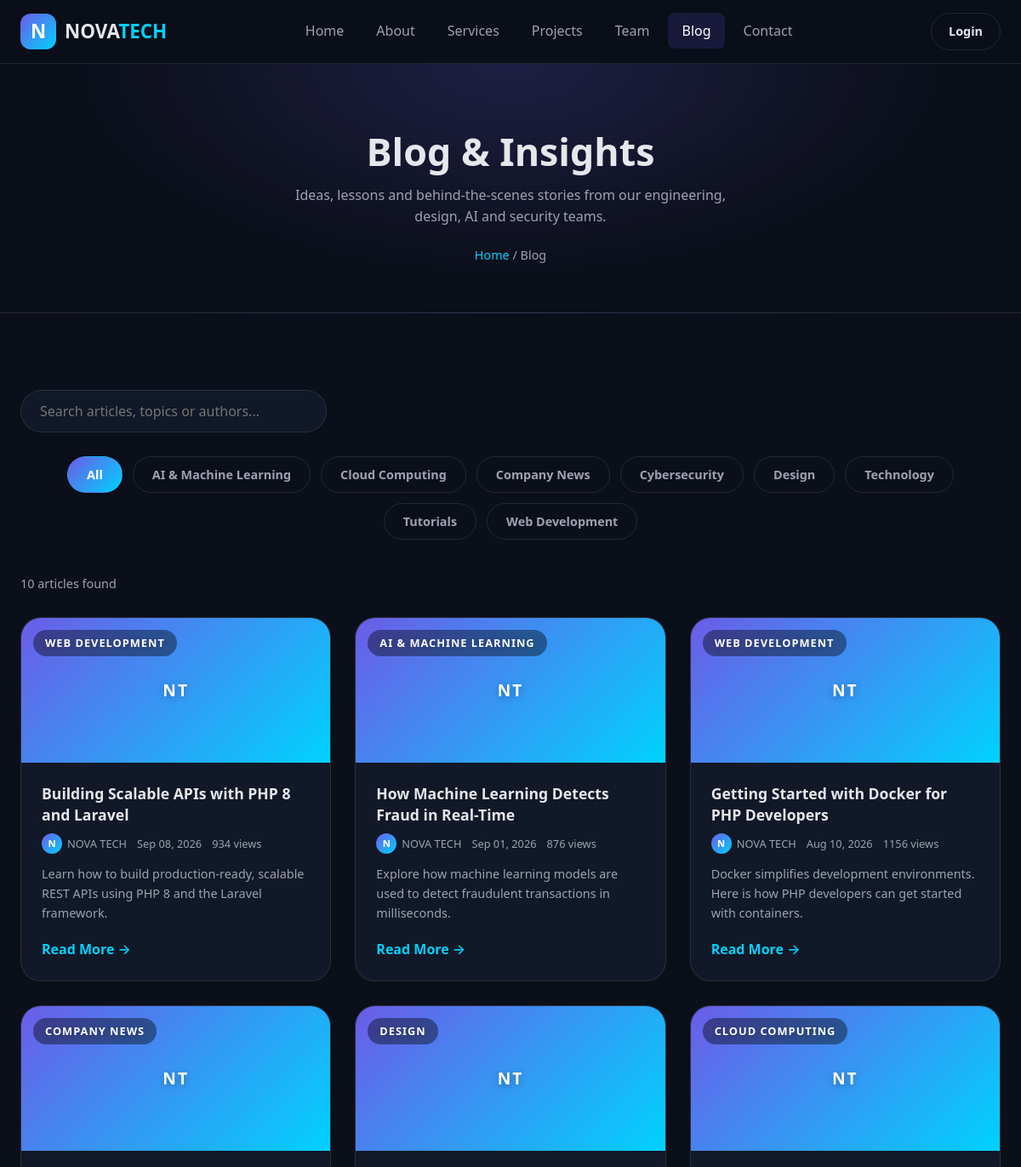
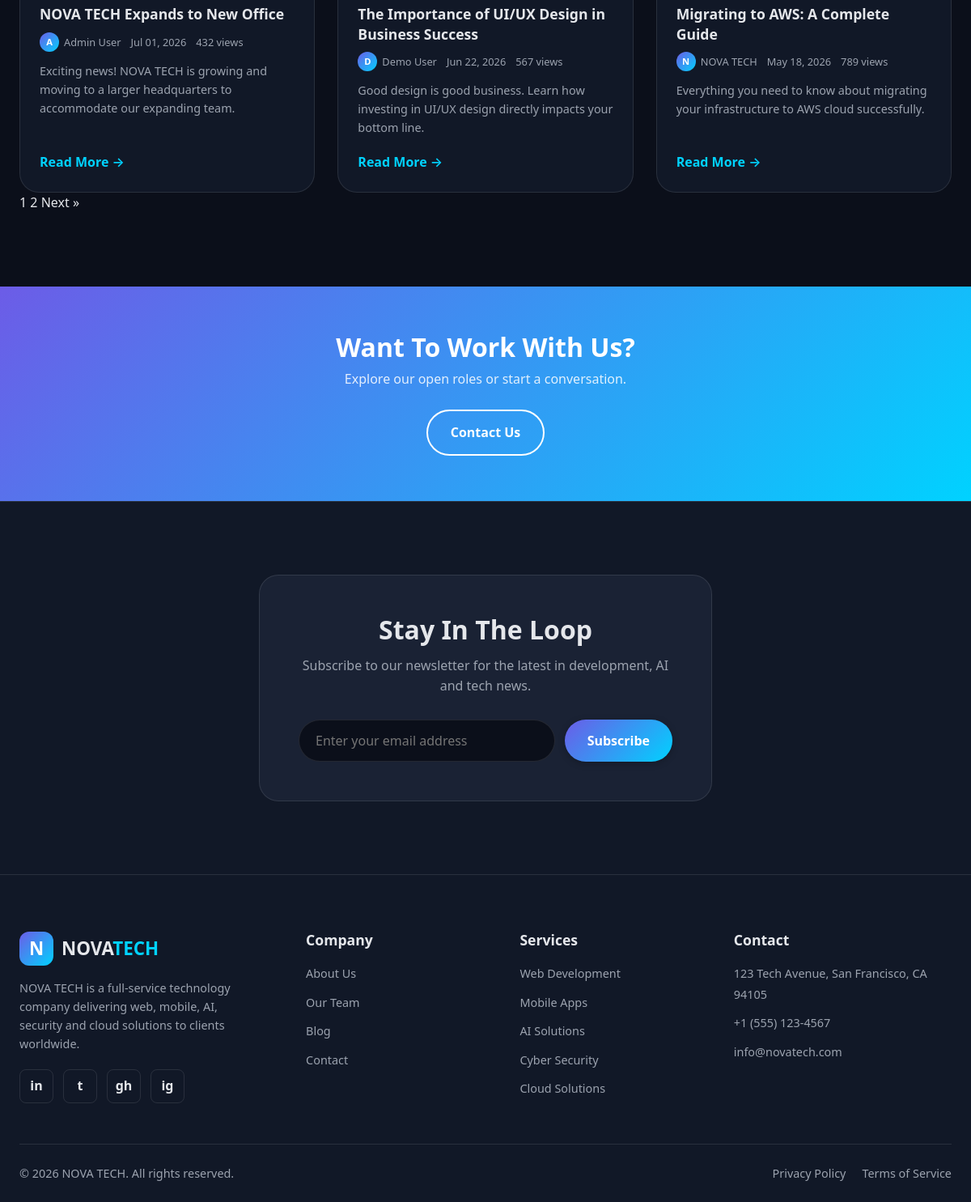
Screenshot of /blog.php with the database file from the repository (2 pictures, top to bottom).
### tables this page shows
CREATE TABLE IF NOT EXISTS categories (
    id INT AUTO_INCREMENT PRIMARY KEY,
    name VARCHAR(100) NOT NULL UNIQUE,
    slug VARCHAR(120) NOT NULL UNIQUE,
    description TEXT,
    created_at TIMESTAMP DEFAULT CURRENT_TIMESTAMP,
    INDEX idx_slug (slug)
);

CREATE TABLE IF NOT EXISTS blog_posts (
    id INT AUTO_INCREMENT PRIMARY KEY,
    title VARCHAR(300) NOT NULL,
    slug VARCHAR(350) NOT NULL UNIQUE,
    excerpt TEXT,
    content LONGTEXT NOT NULL,
    image VARCHAR(500) DEFAULT NULL,
    category_id INT DEFAULT NULL,
    author_id INT DEFAULT NULL,
    is_published TINYINT(1) DEFAULT 1,
    views INT DEFAULT 0,
    created_at TIMESTAMP DEFAULT CURRENT_TIMESTAMP,
    updated_at TIMESTAMP DEFAULT CURRENT_TIMESTAMP ON UPDATE CURRENT_TIMESTAMP,
    FOREIGN KEY (category_id) REFERENCES categories(id) ON DELETE SET NULL,
    FOREIGN KEY (author_id) REFERENCES users(id) ON DELETE SET NULL,
    INDEX idx_slug (slug),
    INDEX idx_published (is_published),
    INDEX idx_category (category_id)
);

CREATE TABLE IF NOT EXISTS users (
    id INT AUTO_INCREMENT PRIMARY KEY,
    full_name VARCHAR(100) NOT NULL,
    email VARCHAR(255) NOT NULL UNIQUE,
    password VARCHAR(255) NOT NULL,
    role ENUM('admin', 'user') DEFAULT 'user',
    avatar VARCHAR(500) DEFAULT NULL,
    is_active TINYINT(1) DEFAULT 1,
    created_at TIMESTAMP DEFAULT CURRENT_TIMESTAMP,
    updated_at TIMESTAMP DEFAULT CURRENT_TIMESTAMP ON UPDATE CURRENT_TIMESTAMP,
    INDEX idx_email (email),
    INDEX idx_role (role)
);

CREATE TABLE IF NOT EXISTS settings (
    id INT AUTO_INCREMENT PRIMARY KEY,
    setting_key VARCHAR(100) NOT NULL UNIQUE,
    setting_value TEXT,
    created_at TIMESTAMP DEFAULT CURRENT_TIMESTAMP,
    updated_at TIMESTAMP DEFAULT CURRENT_TIMESTAMP ON UPDATE CURRENT_TIMESTAMP,
    INDEX idx_key (setting_key)
);

### includes/functions.php (called while the page is built, shortened)
<?php
function sanitize($input) {
    return htmlspecialchars(trim($input), ENT_QUOTES, 'UTF-8');
}
function is_logged_in() {
    return isset($_SESSION['user_id']) && !empty($_SESSION['user_id']);
}
function base_url($path = '') {
    $base = SITE_URL;
    if (!empty($path)) {
        $base .= '/' . ltrim($path, '/');
    }
    return $base;
}
function fetch_one($pdo, $sql, $params = []) {
    $stmt = $pdo->prepare($sql);
    $stmt->execute($params);
    return $stmt->fetch();
}
function fetch_all($pdo, $sql, $params = []) {
    $stmt = $pdo->prepare($sql);
    $stmt->execute($params);
    return $stmt->fetchAll();
}
function count_rows($pdo, $sql, $params = []) {
    $stmt = $pdo->prepare($sql);
    $stmt->execute($params);
    $result = $stmt->fetch();
    return $result['total'] ?? 0;
}
function get_setting($pdo, $key, $default = '') {
    $result = fetch_one($pdo, "SELECT setting_value FROM settings WHERE setting_key = ?", [$key]);
    return $result ? $result['setting_value'] : $default;
}
function truncate($text, $length = 150) {
    if (strlen($text) <= $length) return $text;
    return substr($text, 0, $length) . '...';
}
function format_date($date, $format = 'M d, Y') {
    return date($format, strtotime($date));
}

### blog.php (the view, shortened to what this page needs)
<?php
require_once __DIR__ . '/config/database.php';
require_once __DIR__ . '/includes/functions.php';
$search = trim($_GET['q'] ?? '');
$cat_filter = trim($_GET['category'] ?? '');
$page = max(1, (int)($_GET['page'] ?? 1));
$per_page = 6;
$where = [];
$params = [];
$where[] = "bp.is_published = 1";
$where_sql = 'WHERE ' . implode(' AND ', $where);
$total = count_rows($pdo, "
    SELECT COUNT(*) as total
    FROM blog_posts bp
    LEFT JOIN categories c ON bp.category_id = c.id
    $where_sql
", $params);
$total_pages = max(1, (int)ceil($total / $per_page));
$page = min($page, $total_pages);
$offset = ($page - 1) * $per_page;
$posts = fetch_all($pdo, "
    SELECT bp.*, c.name as category_name, c.slug as category_slug, u.full_name as author_name
    FROM blog_posts bp
    LEFT JOIN categories c ON bp.category_id = c.id
    LEFT JOIN users u ON bp.author_id = u.id
    $where_sql
    ORDER BY bp.created_at DESC
    LIMIT $per_page OFFSET $offset
", $params);
$categories = fetch_all($pdo, "
    SELECT c.*, COUNT(bp.id) as post_count
    FROM categories c
    LEFT JOIN blog_posts bp ON bp.category_id = c.id AND bp.is_published = 1
    GROUP BY c.id
    ORDER BY c.name ASC
");
include __DIR__ . '/includes/header.php';
?>
<section class="page-hero">
    <div class="container">
        <h1 class="page-hero__title">Blog &amp; Insights</h1>
        <p class="page-hero__desc">
            Ideas, lessons and behind-the-scenes stories from our engineering,
            design, AI and security teams.
        </p>
        <div class="breadcrumb">
            <a href="<?= base_url('index.php') ?>">Home</a> / <span>Blog</span>
        </div>
    </div>
</section>
<section class="blog-page section-pad">
    <div class="container">
        <form class="toolbar" method="GET" action="<?= base_url('blog.php') ?>">
            <input type="text" name="q" class="toolbar-search" placeholder="Search articles, topics or authors..." aria-label="Search articles" value="<?= sanitize($search) ?>">
        </form>
        <div class="filter-bar">
            <a class="filter-btn <?= $cat_filter === '' ? 'active' : '' ?>" href="<?= base_url('blog.php' . (!empty($search) ? '?q=' . urlencode($search) : '')) ?>">All</a>
            <?php foreach ($categories as $cat): ?>
                <a class="filter-btn <?= $cat_filter === $cat['slug'] ? 'active' : '' ?>"
                   href="<?= base_url('blog.php?category=' . urlencode($cat['slug']) . (!empty($search) ? '&q=' . urlencode($search) : '')) ?>">
                    <?= sanitize($cat['name']) ?>
                </a>
            <?php endforeach; ?>
        </div>
        <p class="services-count"><?= (int)$total ?> article<?= $total === 1 ? '' : 's' ?> found</p>
        <div class="blog__grid">
            <?php if (empty($posts)): ?>
                <p class="services-empty show">No articles match your search. Try a different keyword or category.</p>
            <?php else: ?>
                <?php foreach ($posts as $post): ?>
                    <article class="blog-card card-enter">
                        <a href="<?= base_url('post.php?slug=' . urlencode($post['slug'])) ?>" class="blog-card__image" <?= $post['image'] ? 'style="background-image:url(\'' . base_url('uploads/blog/' . $post['image']) . '\');background-size:cover;background-position:center;font-size:0;"' : '' ?>>
                            <?= !$post['image'] ? 'NT' : '' ?>
                            <span class="blog-card__category"><?= sanitize($post['category_name'] ?? 'General') ?></span>
                        </a>
                        <div class="blog-card__body">
                            <h3 class="blog-card__title">
                                <a href="<?= base_url('post.php?slug=' . urlencode($post['slug'])) ?>"><?= sanitize($post['title']) ?></a>
                            </h3>
                            <div class="blog-card__meta">
                                <span class="blog-card__author">
                                    <span class="blog-card__avatar"><?= sanitize(strtoupper(substr($post['author_name'] ?? 'N', 0, 1))) ?></span>
                                    <?= sanitize($post['author_name'] ?? 'NOVA TECH') ?>
                                </span>
                                <span><?= format_date($post['created_at']) ?></span>
                                <span><?= (int)$post['views'] ?> views</span>
                            </div>
                            <p class="blog-card__desc"><?= sanitize(truncate($post['excerpt'] ?: strip_tags($post['content']), 120)) ?></p>
                            <a class="blog-card__btn" href="<?= base_url('post.php?slug=' . urlencode($post['slug'])) ?>">Read More &rarr;</a>
                        </div>
                    </article>
                <?php endforeach; ?>
            <?php endif; ?>
        </div>
        <?php if ($total_pages > 1): ?>
            <nav class="pagination" aria-label="Blog pagination">
                <?php for ($i = 1; $i <= $total_pages; $i++): ?>
                    <?php if ($i === $page): ?>
                        <span class="pagination__current"><?= $i ?></span>
                    <?php else: ?>
                        <a href="<?= base_url('blog.php?' . http_build_query(array_merge(array_filter(['q' => $search, 'category' => $cat_filter]), ['page' => $i]))) ?>"><?= $i ?></a>
                    <?php endif; ?>
                <?php endfor; ?>
                <?php if ($page < $total_pages): ?>
                    <a href="<?= base_url('blog.php?' . http_build_query(array_merge(array_filter(['q' => $search, 'category' => $cat_filter]), ['page' => $page + 1]))) ?>">Next &raquo;</a>
                <?php endif; ?>
            </nav>
        <?php endif; ?>
    </div>
</section>
<section class="cta-strip">
    <div class="container">
        <h2>Want To Work With Us?</h2>
        <p>Explore our open roles or start a conversation.</p>
        <a href="<?= base_url('contact.php') ?>" class="btn btn--outline">Contact Us</a>
    </div>
</section>
<?php include __DIR__ . '/includes/footer.php'; ?>

### includes/header.php (shortened to what this page needs)
<?php
$current = basename($_SERVER['PHP_SELF']);
function nav_active($page, $current) {
    return $page === $current ? 'active' : '';
}
?>
<!DOCTYPE html>
<html lang="en">
<head>
    <link rel="stylesheet" href="<?= base_url('css/style.css') ?>">
    <link rel="stylesheet" href="<?= base_url('css/animations.css') ?>">
    <link rel="stylesheet" href="<?= base_url('css/responsive.css') ?>">
    <link rel="stylesheet" href="https://cdnjs.cloudflare.com/ajax/libs/font-awesome/6.5.1/css/all.min.css">
</head>
<body>
<header class="navbar" id="navbar">
    <div class="container navbar__inner">
        <a href="<?= base_url('index.php') ?>" class="navbar__logo" aria-label="NOVA TECH home">
            <span class="navbar__logo-icon" aria-hidden="true">N</span>
            <span class="navbar__logo-text">NOVA<span>TECH</span></span>
        </a>
        <nav class="navbar__menu" id="navbar-menu" aria-label="Main navigation">
            <ul class="navbar__list">
                <li><a href="<?= base_url('index.php') ?>" class="navbar__link <?= nav_active('index.php', $current) ?>">Home</a></li>
                <li><a href="<?= base_url('about.php') ?>" class="navbar__link <?= nav_active('about.php', $current) ?>">About</a></li>
                <li><a href="<?= base_url('services.php') ?>" class="navbar__link <?= nav_active('services.php', $current) ?>">Services</a></li>
                <li><a href="<?= base_url('projects.php') ?>" class="navbar__link <?= nav_active('projects.php', $current) ?>">Projects</a></li>
                <li><a href="<?= base_url('team.php') ?>" class="navbar__link <?= nav_active('team.php', $current) ?>">Team</a></li>
                <li><a href="<?= base_url('blog.php') ?>" class="navbar__link <?= nav_active('blog.php', $current) ?>">Blog</a></li>
                <li><a href="<?= base_url('contact.php') ?>" class="navbar__link <?= nav_active('contact.php', $current) ?>">Contact</a></li>
            </ul>
        </nav>
        <div class="navbar__actions">
            <?php if (is_logged_in()): ?>
                <?php if (is_admin()): ?>
                    <a href="<?= base_url('admin/index.php') ?>" class="btn btn--primary btn--sm">
                        <i class="fas fa-tachometer-alt"></i> Dashboard
                    </a>
                <?php endif; ?>
                <a href="<?= base_url('logout.php') ?>" class="btn btn--ghost btn--sm">Logout</a>
            <?php else: ?>
                <a href="<?= base_url('login.php') ?>" class="btn btn--ghost btn--sm">Login</a>
            <?php endif; ?>
        </div>
    </div>
</header>

### includes/footer.php (shortened to what this page needs)
<section class="newsletter section-pad" id="newsletter">
    <div class="container">
        <div class="newsletter__box">
            <h2 class="newsletter__title">Stay In The Loop</h2>
            <p class="newsletter__desc">
                Subscribe to our newsletter for the latest in development, AI and tech news.
            </p>
            <form class="newsletter__form" id="newsletter-form" novalidate>
                <input type="email" class="newsletter__input" id="newsletter-email" name="email" placeholder="Enter your email address" aria-label="Email address">
                <button type="submit" class="btn btn--primary">Subscribe</button>
            </form>
        </div>
    </div>
</section>
<footer class="footer" id="footer">
    <div class="container">
        <div class="footer__grid">
            <div class="footer__col footer__col--brand">
                <a href="<?= base_url('index.php') ?>" class="navbar__logo footer__logo">
                    <span class="navbar__logo-icon" aria-hidden="true">N</span>
                    <span class="navbar__logo-text">NOVA<span>TECH</span></span>
                </a>
                <p class="footer__about">
                    NOVA TECH is a full-service technology company delivering web, mobile,
                    AI, security and cloud solutions to clients worldwide.
                </p>
                <div class="footer__social" aria-label="Social media links">
                    <a href="#" class="footer__social-link" aria-label="LinkedIn">in</a>
                    <a href="#" class="footer__social-link" aria-label="Twitter">t</a>
                    <a href="#" class="footer__social-link" aria-label="GitHub">gh</a>
                    <a href="#" class="footer__social-link" aria-label="Instagram">ig</a>
                </div>
            </div>
            <div class="footer__col">
                <h4 class="footer__title">Company</h4>
                <ul class="footer__links">
                    <li><a href="<?= base_url('about.php') ?>">About Us</a></li>
                    <li><a href="<?= base_url('team.php') ?>">Our Team</a></li>
                    <li><a href="<?= base_url('blog.php') ?>">Blog</a></li>
                    <li><a href="<?= base_url('contact.php') ?>">Contact</a></li>
                </ul>
            </div>
            <div class="footer__col">
                <h4 class="footer__title">Services</h4>
                <ul class="footer__links">
                    <li><a href="<?= base_url('services.php') ?>">Web Development</a></li>
                    <li><a href="<?= base_url('services.php') ?>">Mobile Apps</a></li>
                    <li><a href="<?= base_url('services.php') ?>">AI Solutions</a></li>
                    <li><a href="<?= base_url('services.php') ?>">Cyber Security</a></li>
                    <li><a href="<?= base_url('services.php') ?>">Cloud Solutions</a></li>
                </ul>
            </div>
            <div class="footer__col">
                <h4 class="footer__title">Contact</h4>
                <ul class="footer__links footer__links--contact">
                    <li><span><?= sanitize(get_setting($pdo, 'site_address', '123 Tech Avenue, San Francisco, CA')) ?></span></li>
                    <li><a href="tel:+15551234567"><?= sanitize(get_setting($pdo, 'site_phone', '+1 (555) 123-4567')) ?></a></li>
                    <li><a href="mailto:hello@novatech.com"><?= sanitize(get_setting($pdo, 'site_email', 'hello@novatech.com')) ?></a></li>
                </ul>
            </div>
        </div>
        <div class="footer__bottom">
            <p>&copy; <?= date('Y') ?> NOVA TECH. All rights reserved.</p>
            <div class="footer__bottom-links">
                <a href="#">Privacy Policy</a>
                <a href="#">Terms of Service</a>
            </div>
        </div>
    </div>
</footer>
</body>
</html>

### css/animations.css (style rules this page uses)
.btn { position: relative; overflow: hidden; }
.btn::after { content: ""; position: absolute; top: 0; left: -100%; width: 60%; height: 100%; background: linear-gradient(90deg, transparent, rgba(255, 255, 255, 0.25), transparent); transform: skewX(-20deg); transition: left 0.5s ease; }
.card-enter { animation: fadeUp 0.5s ease both; }

### rows the page displays
categories: name "AI & Machine Learning"
categories: name "Cloud Computing"
categories: name "Company News"
categories: name "Cybersecurity"
categories: name "Design"
categories: name "Technology"
categories: name "Tutorials"
categories: name "Web Development"
blog_posts: shows "NT", category.name "WEB DEVELOPMENT", title "Building Scalable APIs with PHP 8 and Laravel", author_name "N", author_name "NOVA TECH", created_at "Sep 08, 2026", views "934", excerpt "Learn how to build production-ready, scalable REST APIs using PHP 8 and the Laravel framework."
blog_posts: shows "NT", category.name "AI & MACHINE LEARNING", title "How Machine Learning Detects Fraud in Real-Time", author_name "N", author_name "NOVA TECH", created_at "Sep 01, 2026", views "876", excerpt "Explore how machine learning models are used to detect fraudulent transactions in milliseconds."
blog_posts: shows "NT", category.name "WEB DEVELOPMENT", title "Getting Started with Docker for PHP Developers", author_name "N", author_name "NOVA TECH", created_at "Aug 10, 2026", views "1156", excerpt "Docker simplifies development environments. Here is how PHP developers can get started with containers."
blog_posts: shows "NT", category.name "COMPANY NEWS", title "NOVA TECH Expands to New Office", author.full_name "A", author.full_name "Admin User", created_at "Jul 01, 2026", views "432", excerpt "Exciting news! NOVA TECH is growing and moving to a larger headquarters to accommodate our expanding team."
blog_posts: shows "NT", category.name "DESIGN", title "The Importance of UI/UX Design in Business Success", author.full_name "D", author.full_name "Demo User", created_at "Jun 22, 2026", views "567", excerpt "Good design is good business. Learn how investing in UI/UX design directly impacts your bottom line."
blog_posts: shows "NT", category.name "CLOUD COMPUTING", title "Migrating to AWS: A Complete Guide", author_name "N", author_name "NOVA TECH", created_at "May 18, 2026", views "789", excerpt "Everything you need to know about migrating your infrastructure to AWS cloud successfully."
settings: setting_value "123 Tech Avenue, San Francisco, CA 94105"
settings: setting_value "+1 (555) 123-4567"
settings: setting_value "info@novatech.com"

### other values shown
$total "10"
